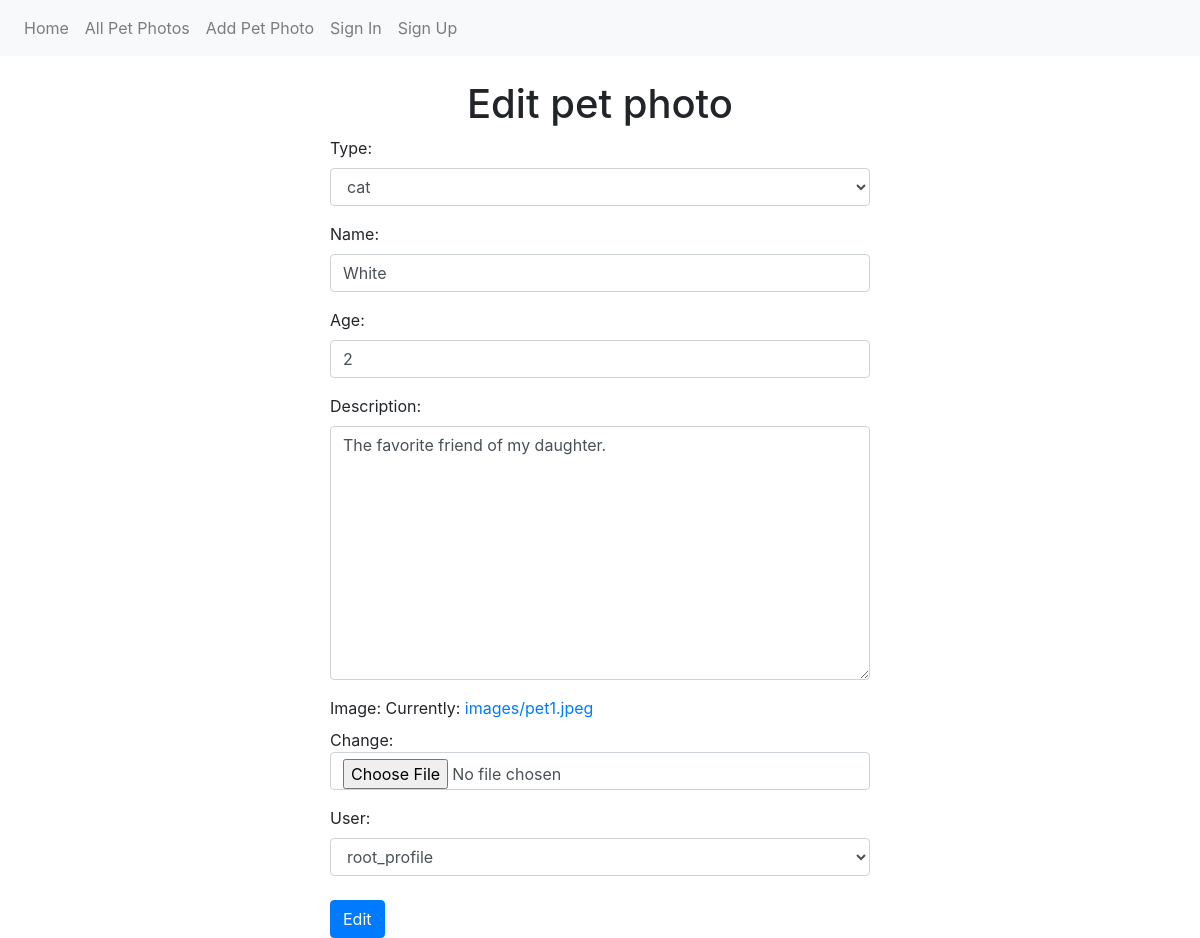
The page /pets/edit/1/ on the database its author committed.
### pets/models.py (models this page shows, shortened)
class Pet(models.Model):
    PET_TYPES = (
        ('Dog', 'dog'),
        ('Cat', 'cat'),
        ('Parrot', 'parrot'),
        ('UNKNOWN', 'unknown'),
    )
    type = models.CharField(max_length=7, choices=PET_TYPES, default='UNKNOWN')
    name = models.CharField(max_length=6, blank=False)
    age = models.IntegerField(blank=False)
    description = models.TextField(blank=False)
    image = models.ImageField(upload_to='images')
    user = models.ForeignKey(UserProfile, on_delete=models.CASCADE)
    class Meta:
        ordering = ['id']

### accounts/models.py (models this page shows)
class UserProfile(models.Model):
    user = models.OneToOneField(User, on_delete=models.CASCADE)
    profile_picture = models.ImageField(upload_to='users', blank=True)
    def __str__(self):
        return self.user.username + '_profile'

### pets/views.py (the view)
def pets_edit(request, pk):
    pet = Pet.objects.get(pk=pk)
    if request.method == 'POST':
        old_image = pet.image
        pet = PetForm(request.POST, request.FILES, instance=pet)
        if pet.is_valid():
            if old_image:
                os.remove(old_image.path)  # !!! delete old image before saving the new one
            pet.save()
        return redirect('pet details', pk)
    else:
        context = {"pet": pet, 'form': PetForm(instance=pet)}
        return render(request, 'pets/pet_edit.html', context)

### pets/forms.py
class PetForm(forms.ModelForm):
    def __init__(self, *args, **kwargs):
        super().__init__(*args, **kwargs)
        for (_, field) in self.fields.items():
            field.widget.attrs['class'] = 'form-control'
    class Meta:
        model = Pet
        fields = "__all__"

### templates/pets/pet_edit.html (shortened to what this page needs)
{% extends 'base_page.html' %}
{% load static %}
{% block container %}
    <div class="container">
        <h1 class="text-center">Edit pet photo</h1>
        <div class="row">
            <div class="col-lg-3"></div>
            <div class="col-lg-6">
                <form method="post" class="furniture-form"
                      action="{% url 'pets_edit' pet.pk %}" enctype="multipart/form-data">
                    {{ form.as_p }}
                    <button class="btn btn-primary mt-2" type="submit">Edit</button>
                </form>
            </div>
            <div class="col-lg-3"></div>
        </div>
    </div>
{% endblock container %}

### rows shown on the page
Pet: type "cat", name "White", age "2", description "The favorite friend of my daughter."
UserProfile: user "root_profile"
